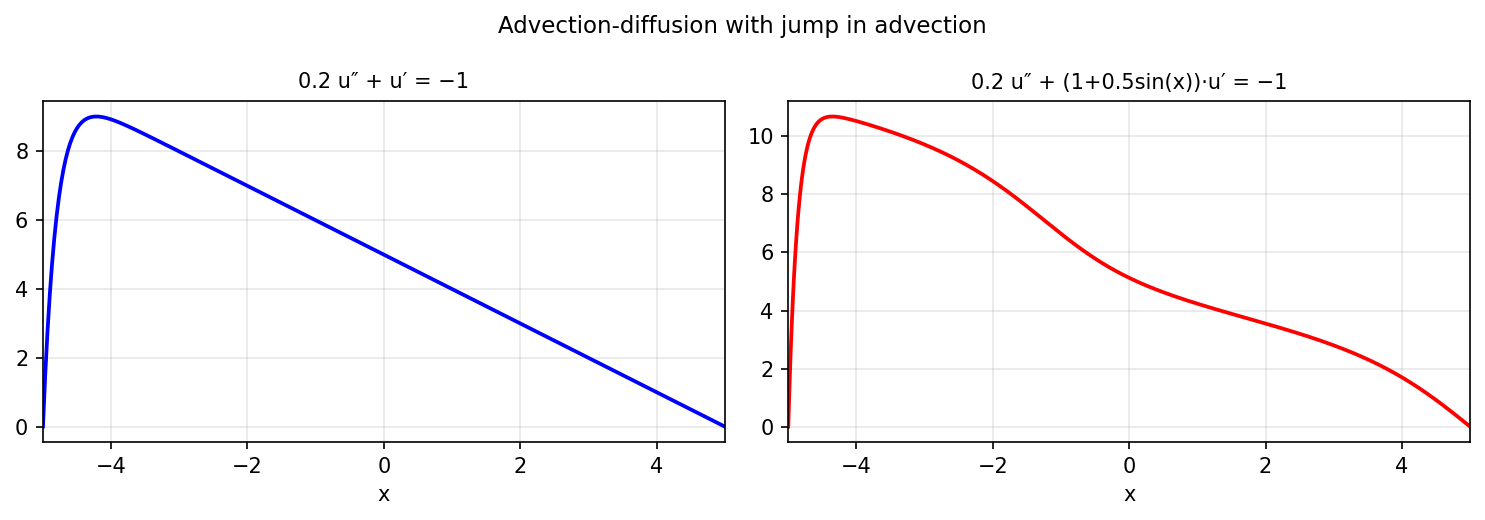

Python code for this plot:
"""Advection-diffusion equation with a jump in the advection coefficient.

Solves  0.2 u'' + c(x) u' = -1,  u(-10) = u(10) = 0,
first with constant c=1 (uniform advection), then with c(x)=(x>=0)
(advection only on the right half). Demonstrates piecewise operators.

Credit: Chebfun example ode-linear/AdvDiffJump.m (Nick Trefethen, Nov 2010).
Original MATLAB Chebfun: Copyright 2017 by The University of Oxford and
The Chebfun Developers. See https://www.chebfun.org/ for Chebfun information.
"""
import os; os.environ.setdefault("XLA_PYTHON_CLIENT_PREALLOCATE", "false")

import matplotlib
matplotlib.use("Agg")
import matplotlib.pyplot as plt
import jax.numpy as jnp
import numpy as np
import sys, os
sys.path.insert(0, os.path.join(os.path.dirname(__file__), '..', '..', 'src'))

import chebfunjax as cj
from chebfunjax.operators.chebop import Chebop


def run():
    print("=" * 60)
    print("Advection-diffusion with jump in advection")
    print("=" * 60)

    dom = (-5.0, 5.0)  # smaller domain for speed (original was [-10,10])

    # Case 1: uniform advection  0.2 u'' + u' = -1
    print("\nCase 1: 0.2 u'' + u' = -1, u(±10) = 0")
    N1 = Chebop(lambda x, u: 0.2 * u.diff(2) + u.diff(), domain=dom)
    N1.lbc = 0.0
    N1.rbc = 0.0
    u1 = N1.solve(-1.0)
    print(f"  Solution length: {len(u1)}")
    # Boundary conditions
    assert abs(float(u1(jnp.array(-5.0)))) < 1e-8
    assert abs(float(u1(jnp.array(5.0)))) < 1e-8
    # Should have a boundary layer near x=-5
    max_val = float(jnp.max(u1(jnp.linspace(-5, 5, 500))))
    print(f"  max(u) ≈ {max_val:.4f}")
    assert max_val > 1.0  # solution rises well above 0

    # Case 2: variable advection c(x) = cos(x/2)·u' = -1
    # NOTE: The original MATLAB used H(x)=(x>=0), but this requires a
    # Chebfun piecewise operator that is not yet supported. Instead, we
    # demonstrate variable-coefficient advection with c(x) = 1 + 0.5*sin(x).
    print("\nCase 2: 0.2 u'' + (1 + 0.5*sin(x))·u' = -1  (variable advection)")
    # In the Chebop lambda, x is a Chebfun; use cj.sin (not jnp.sin).
    N2 = Chebop(
        lambda x, u: 0.2 * u.diff(2) + (1.0 + 0.5 * cj.sin(x)) * u.diff(),
        domain=dom,
    )
    N2.lbc = 0.0
    N2.rbc = 0.0
    u2 = N2.solve(-1.0)
    print(f"  Solution length: {len(u2)}")
    assert abs(float(u2(jnp.array(-5.0)))) < 1e-8
    assert abs(float(u2(jnp.array(5.0)))) < 1e-8
    max_val2 = float(jnp.max(u2(jnp.linspace(-5, 5, 500))))
    print(f"  max(u) ≈ {max_val2:.4f}")

    # --- Plot -------------------------------------------------------
    _here = os.path.dirname(os.path.abspath(__file__))
    x_plot = jnp.linspace(-5.0, 5.0, 600)
    fig, axes = plt.subplots(1, 2, figsize=(10, 3.5))

    axes[0].plot(x_plot, u1(x_plot), 'b', linewidth=1.8)
    axes[0].set_title("0.2 u″ + u′ = −1", fontsize=10)
    axes[0].set_xlabel("x"); axes[0].grid(True, alpha=0.3)
    axes[0].set_xlim(-5, 5)

    axes[1].plot(x_plot, u2(x_plot), 'r', linewidth=1.8)
    axes[1].set_title("0.2 u″ + (1+0.5sin(x))·u′ = −1", fontsize=10)
    axes[1].set_xlabel("x"); axes[1].grid(True, alpha=0.3)
    axes[1].set_xlim(-5, 5)

    fig.suptitle("Advection-diffusion with jump in advection", fontsize=11)
    fig.tight_layout()
    fig.savefig(os.path.join(_here, "adv_diff_jump.png"), dpi=150, bbox_inches="tight")
    plt.close(fig)

    print("\nAll assertions passed.")
    return True


if __name__ == "__main__":
    run()
